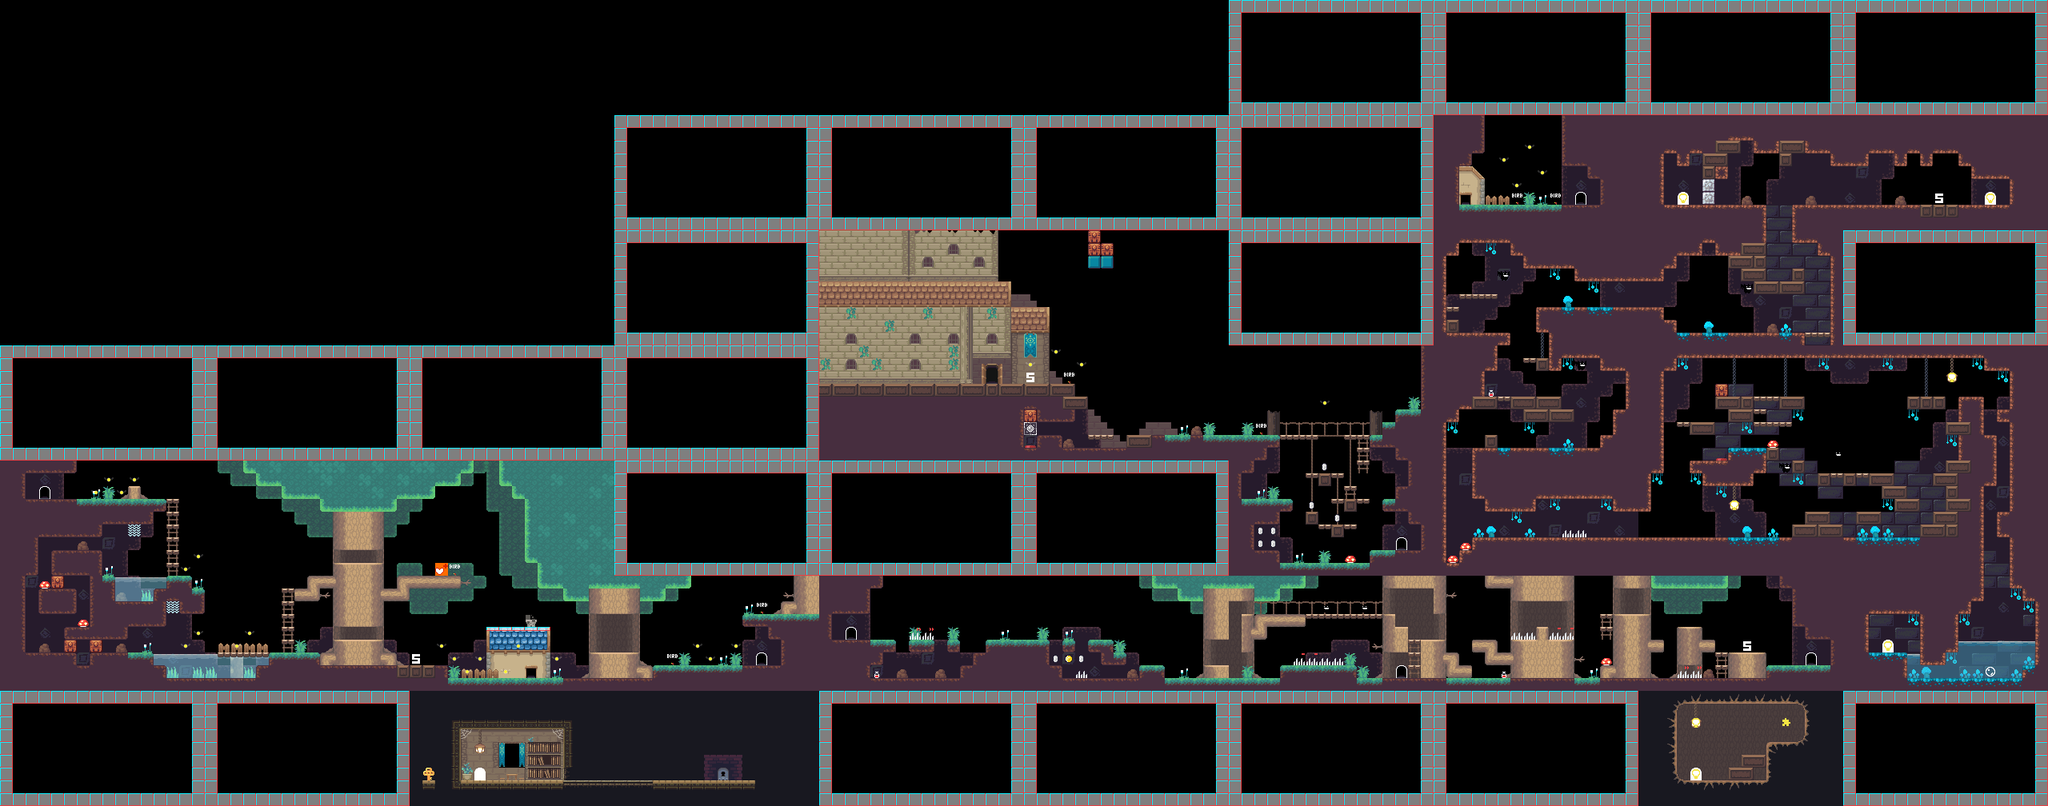

This game map was drawn from its Tiled (.tmx) file and the tilesets committed beside it. A one-line description and the trimmed map source follow:
An orthogonal 160x63 tile map with 16x16 px tiles, 4 tile layers (BG2, BG, WATER, FG) and 43 objects (16x door, 14x room, 6x npc, 3x movingPlatform, 2x storyTrigger, ...).

<map version="1.2" tiledversion="1.2.4" orientation="orthogonal" renderorder="right-down" width="160" height="63" tilewidth="16" tileheight="16" infinite="0" nextlayerid="127" nextobjectid="1475">
 <tileset firstgid="1" name="tiles" tilewidth="16" tileheight="16" tilecount="3072" columns="64">
  <image source="tiles.png" width="1024" height="768" />
 </tileset>
 <layer id="123" name="BG2" width="160" height="63">
  <data>[10080 cells, 2117 non-empty, 60 distinct tile ids]</data>
 </layer>
 <layer id="124" name="BG" width="160" height="63">
  <data>[10080 cells, 256 non-empty, 52 distinct tile ids]</data>
 </layer>
 <layer id="125" name="WATER" width="160" height="63" opacity="0.69">
  <data>[10080 cells, 65 non-empty, 4 distinct tile ids]</data>
 </layer>
 <layer id="126" name="FG" width="160" height="63">
  <data>[10080 cells, 3732 non-empty, 136 distinct tile ids]</data>
 </layer>
 <objectgroup id="93" name="ROOM">
  <object id="875" type="room" x="768" y="720" width="256" height="144">
   <properties>
    <property name="bg" type="int" value="2" />
   </properties>
  </object>
  <object id="1422" type="room" x="2048" y="432" width="512" height="288">
   <properties>
    <property name="bg" type="int" value="1" />
    <property name="darkness" type="float" value="0.6" />
   </properties>
  </object>
  <object id="1423" type="room" x="2304" y="720" width="256" height="144">
   <properties>
    <property name="bg" type="int" value="1" />
    <property name="darkness" type="float" value="0.3" />
   </properties>
  </object>
  <object id="1424" type="room" x="2048" y="144" width="256" height="288">
   <properties>
    <property name="bg" type="int" value="1" />
    <property name="darkness" type="float" value="0.45" />
   </properties>
  </object>
  <object id="1428" type="room" x="2304" y="144" width="256" height="144">
   <properties>
    <property name="bg" type="int" value="1" />
    <property name="darkness" type="float" value="0.6" />
   </properties>
  </object>
  <object id="1429" type="room" x="1792" y="288" width="256" height="288">
   <properties>
    <property name="bg" type="int" value="1" />
    <property name="darkness" type="float" value="0.45" />
   </properties>
  </object>
  <object id="1433" type="room" x="1792" y="576" width="256" height="144">
   <properties>
    <property name="bg" type="int" value="1" />
    <property name="darkness" type="float" value="0.15" />
   </properties>
  </object>
  <object id="1434" type="room" x="0" y="576" width="768" height="288">
   <properties>
    <property name="bg" type="int" value="2" />
   </properties>
  </object>
  <object id="1437" type="room" x="1280" y="720" width="768" height="144">
   <properties>
    <property name="bg" type="int" value="2" />
   </properties>
  </object>
  <object id="1438" type="room" x="2048" y="720" width="256" height="144">
   <properties>
    <property name="bg" type="int" value="2" />
   </properties>
  </object>
  <object id="1443" type="room" x="2048" y="864" width="256" height="144">
   <properties>
    <property name="bg" type="int" value="2" />
    <property name="darkness" type="float" value="0.45" />
   </properties>
  </object>
  <object id="1449" type="room" x="1792" y="144" width="256" height="144">
   <properties>
    <property name="bg" type="int" value="2" />
   </properties>
  </object>
  <object id="1455" type="room" x="1536" y="432" width="256" height="288">
   <properties>
    <property name="bg" type="int" value="2" />
   </properties>
  </object>
  <object id="1459" type="room" x="1024" y="288" width="512" height="288">
   <properties>
    <property name="bg" type="int" value="2" />
   </properties>
  </object>
 </objectgroup>
 <objectgroup id="94" name="OBJ">
  <object id="1419" type="door" x="2480" y="240" width="16" height="16">
   <properties>
    <property name="levelName" value="lybianna" />
    <property name="tx" type="int" value="4" />
    <property name="ty" type="int" value="88" />
   </properties>
  </object>
  <object id="1425" type="movingPlatform" x="2256" y="496" width="32" height="16">
   <properties>
    <property name="activatable" type="bool" value="true" />
    <property name="timeOut" type="int" value="30" />
    <property name="xRange" type="int" value="6" />
    <property name="xVel" type="float" value="0.5" />
    <property name="yRange" type="int" value="0" />
    <property name="yVel" type="float" value="0" />
   </properties>
  </object>
  <object id="1426" type="movingPlatform" x="2208" y="256" width="32" height="16">
   <properties>
    <property name="activatable" type="bool" value="false" />
    <property name="timeOut" type="int" value="120" />
    <property name="xRange" type="int" value="0" />
    <property name="xVel" type="float" value="0" />
    <property name="yRange" type="int" value="5" />
    <property name="yVel" type="float" value="1" />
   </properties>
  </object>
  <object id="1427" type="movingPlatform" x="2256" y="416" width="32" height="16">
   <properties>
    <property name="activatable" type="bool" value="false" />
    <property name="timeOut" type="int" value="120" />
    <property name="xRange" type="int" value="0" />
    <property name="xVel" type="float" value="0" />
    <property name="yRange" type="int" value="5" />
    <property name="yVel" type="float" value="-1" />
   </properties>
  </object>
  <object id="1430" type="chest" x="1840" y="352" width="16" height="16">
   <properties>
    <property name="value" type="float" value="250" />
   </properties>
  </object>
  <object id="1431" type="door" x="944" y="816" width="16" height="16">
   <properties>
    <property name="tx" type="int" value="7" />
    <property name="ty" type="int" value="-2" />
   </properties>
  </object>
  <object id="1432" type="door" x="2096" y="240" width="16" height="16">
   <properties>
    <property name="tx" type="int" value="-8" />
    <property name="ty" type="int" value="0" />
   </properties>
  </object>
  <object id="1439" type="door" x="2256" y="816" width="16" height="16">
   <properties>
    <property name="tx" type="int" value="6" />
    <property name="ty" type="int" value="-1" />
   </properties>
  </object>
  <object id="1440" type="door" x="2352" y="800" width="16" height="16">
   <properties>
    <property name="textAfterTransition" value="Tealglade Woods" />
    <property name="tx" type="int" value="-6" />
    <property name="ty" type="int" value="1" />
   </properties>
  </object>
  <object id="1441" type="door" x="1744" y="832" width="16" height="16">
   <properties>
    <property name="tx" type="int" value="23" />
    <property name="ty" type="int" value="8" />
   </properties>
  </object>
  <object id="1442" type="door" x="2112" y="960" width="16" height="16">
   <properties>
    <property name="tx" type="int" value="-23" />
    <property name="ty" type="int" value="-8" />
   </properties>
  </object>
  <object id="1445" type="door" x="592" y="960" width="16" height="16">
   <properties>
    <property name="tx" type="int" value="4" />
    <property name="ty" type="int" value="-8" />
   </properties>
  </object>
  <object id="1446" type="npc" x="848" y="960" width="16" height="16">
   <properties>
    <property name="centerText" type="bool" value="true" />
    <property name="npcType" type="int" value="0" />
    <property name="text" value="Shortcut to Lybianna" />
   </properties>
  </object>
  </objectgroup>
</map>
<!-- 16 of 43 objects omitted -->
